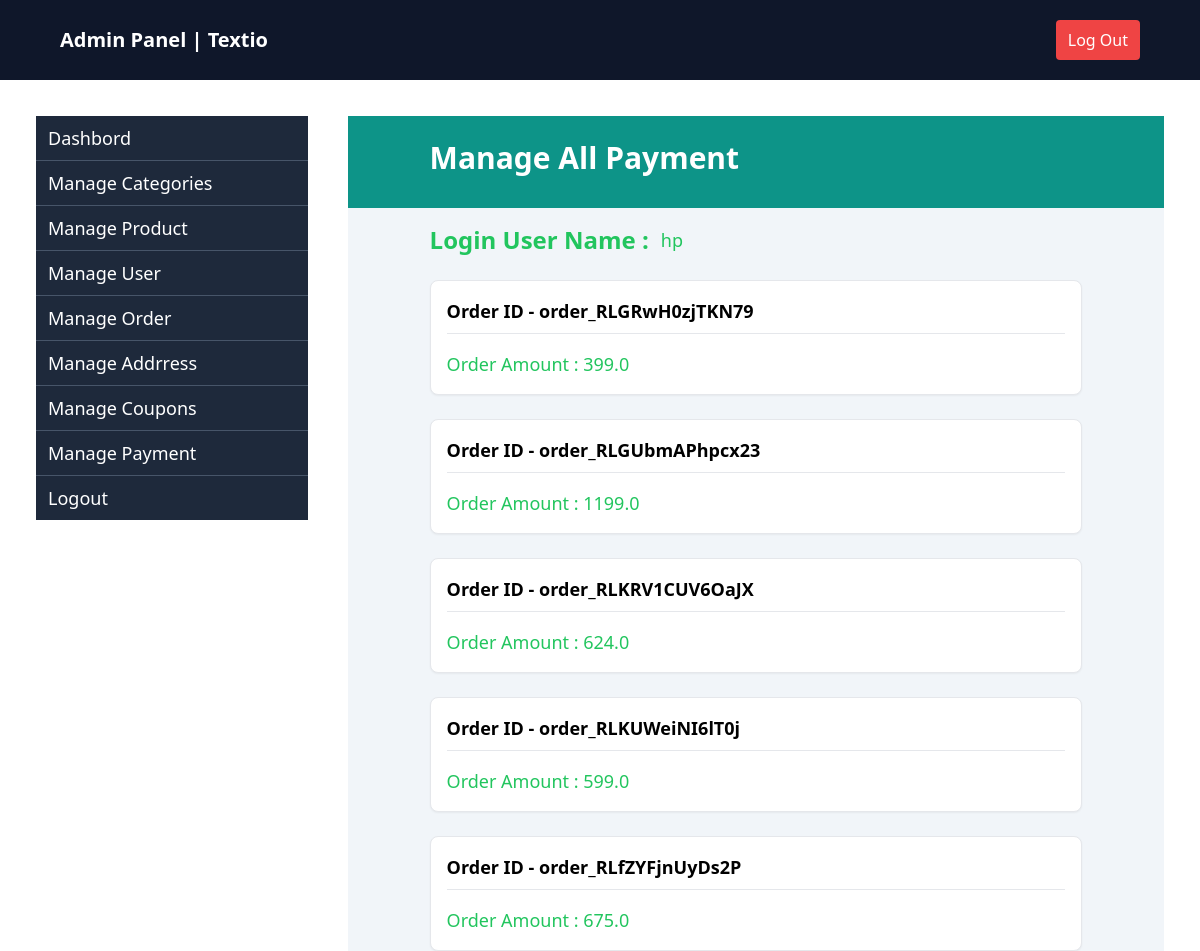
The app's page /manage-payment/ (signed in), older data.
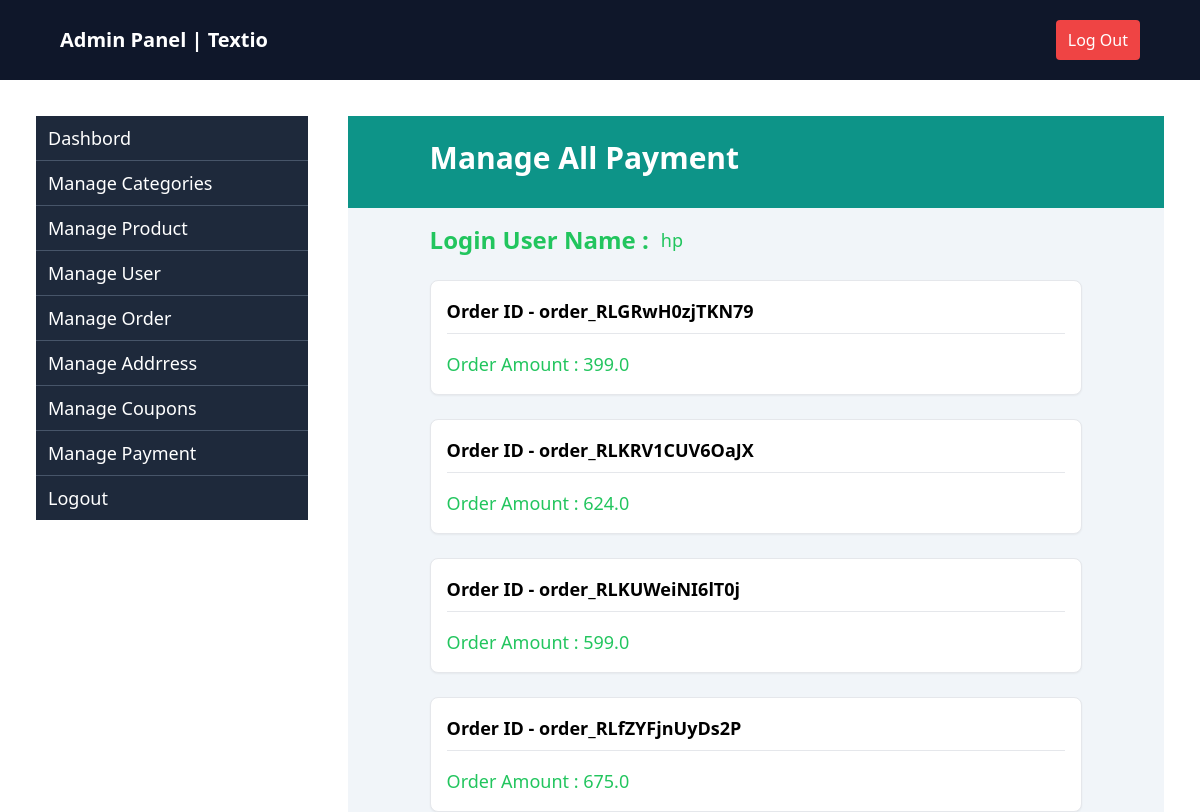
The same page, newer data.
### apptextio/models.py (models this page shows, shortened)
class Order(models.Model):
    user = models.ForeignKey(User, on_delete=models.CASCADE)
    isordered = models.BooleanField(default=False)
    address = models.ForeignKey("Address", on_delete=models.CASCADE, blank=True, null=True)
    coupon_id = models.ForeignKey("Coupon",on_delete=models.CASCADE, blank=True, null=True)
    create_at =models.DateTimeField(auto_now_add=True, blank=True, null=True)
    razor_pay_order_id = models.CharField(max_length=100, blank=True, null=True)
    razor_pay_payment_id = models.CharField(max_length=100, blank=True, null=True)
    razor_pay_payment_signature = models.CharField(max_length=100, blank=True, null=True)
    from_buynow = models.BooleanField(default=False, blank=True, null=True)
    def gettotaldiscountamount(self):
        total_discount = 0
        for item in OrderItem.objects.filter(order_id=self.id):
            total_discount += item.total_discount_price()
        return total_discount
    def getpayableamount(self):
        if self.coupon_id:
            return self.gettotaldiscountamount() - self.coupon_id.amount
        else:
            return self.gettotaldiscountamount()

class OrderItem(models.Model):
    user = models.ForeignKey(User, on_delete=models.CASCADE)
    order_id = models.ForeignKey("Order", on_delete=models.CASCADE,blank=True,null=True, related_name="items")
    product_id = models.ForeignKey(Product, on_delete=models.CASCADE)
    qty = models.IntegerField(default=1)
    isordered = models.BooleanField(default=False)
    def total_discount_price(self):
        return self.product_id.dis_price*self.qty

class Product(models.Model):
    category = models.ForeignKey(Category, on_delete=models.CASCADE)
    brand = models.CharField(max_length=50)
    title = models.CharField(max_length=200)
    image = models.ImageField(upload_to="photo/")
    description = models.TextField()
    price = models.FloatField(default=0)
    dis_price = models.FloatField(default=None, blank=True, null=True)
    size = models.ManyToManyField(SizeVariant, related_name="products", blank=True)

class Coupon(models.Model):
    code = models.CharField(max_length=200)
    amount = models.FloatField(blank=False,null=False)

### apptextio/admin_views.py (the view)
# urls.py: path("manage-payment/",managePayment,name="managepayment"),
def managePayment(request):
    data = {}
    data['orders'] = Order.objects.filter(user=request.user , isordered = True)
    return render(request, 'admin/manage_payment.html', data)

### apptextio/templates/admin/manage_payment.html (shortened to what this page needs)
{% extends 'admin/admin_base.html' %}
{% load tailwind_filters %}
{% block content %}
<div class="bg-slate-100 flex flex-1 flex-col">
    <div class="flex-1 bg-teal-600 text-white px-[10%] py-6">
        <h2 class="text-3xl font-semibold">Manage All Payment</h2>
    </div>
    <div class="flex mt-4 gap-5 px-[10%]">
        <div class="w-full">
            <div class="flex items-center gap-3">
                <p class="text-2xl font-bold text-green-500">Login User Name :</p><span class="text-green-500 text-lg">
                    {{user.username}}</span>
            </div>
            {% for order in orders %}
            <div class="flex flex-col gap-4 mt-6 border rounded-lg bg-white shadow-sm p-4">
                <div class="flex items-center justify-between border-b pb-2">
                    <h2 class="text-lg font-semibold">Order ID - {{ order.razor_pay_order_id }}</h2>
                </div>
                <div class="flex">
                    <span class="text-green-500 text-lg">Order Amount : {{order.getpayableamount}}</span>
                </div>
            </div>
            {% endfor %}
        </div>
    </div>
</div>
{% endblock %}

Row changes from the older to the newer data that the page shows:
removed Order: razor_pay_order_id "order_RLGUbmAPhpcx23", getpayableamount "1199.0"
